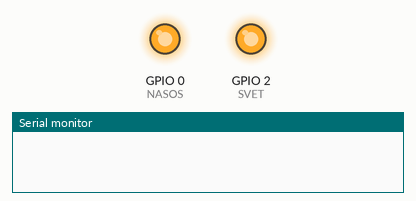
The sketch below on a simulated ESP8266 (NodeMCU). Parts: output pins drawn as LEDs (lit = HIGH), the last lines printed to the serial monitor. WiFi joins after 1.5 s; servers stay silent unless stated.

Above: at 0.1 s.
At 11.1 s:
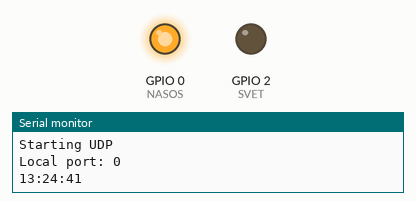
Timing chart, 0 to 12.6 s (numbered marks = the images above):
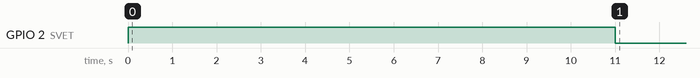

Measured:
- by itself, GPIO 2 (SVET): HIGH → LOW at 11.0 s

The sketch:

fito1.ino
```cpp
#define BLYNK_PRINT Serial
#define NASOS 0
#define SVET 2
#include <ESP8266mDNS.h>
#include <ArduinoOTA.h>
#include <ESP8266WiFi.h>
#include <BlynkSimpleEsp8266.h>
#include <SimpleTimer.h>
#include <WiFiUdp.h>                                                    // библиотека для получения времени из сети
unsigned int localPort = 2390;
// local port to listen for UDP packets

/* Don't hardwire the IP address or we won't get the benefits of the pool.
 *  Lookup the IP address for the host name instead */
//IPAddress timeServer(129, 6, 15, 28); // time.nist.gov NTP server
IPAddress timeServerIP; // time.nist.gov NTP server address
const char* ntpServerName = "time.nist.gov";

const int NTP_PACKET_SIZE = 48; // NTP time stamp is in the first 48 bytes of the message

byte packetBuffer[ NTP_PACKET_SIZE]; //buffer to hold incoming and outgoing packets

// A UDP instance to let us send and receive packets over UDP
WiFiUDP udp;


char chas, minut, secund;


// You should get Auth Token in the Blynk App.
// Go to the Project Settings (nut icon).
char auth[] = "c22ca6192f2a4026923b7806adec95c2";

//const char* ssid = "Wi-Fi_Chek";
//const char* password = "01020304bb";
const char ssid[] = "Wi-Fi_Chek";
const char pass[] = "01020304bb";

SimpleTimer com_timer;
SimpleTimer timer_oprosa;
SimpleTimer timer;


void setup()
{

  pinMode(NASOS, OUTPUT); //gpio0
  pinMode(SVET, OUTPUT); //gpio2

  digitalWrite(NASOS , HIGH);
  digitalWrite(SVET , HIGH);

com_timer.setInterval(10000L, send_com_port);
timer.setInterval(10000L, sendUptime);
timer_oprosa.setInterval(10000L, opros);


   // Debug console
  Serial.begin(9600);

  Blynk.begin(auth, ssid, pass);

  ArduinoOTA.setHostname("Fito-001");
  Serial.println("Booting");

  while (WiFi.waitForConnectResult() != WL_CONNECTED) {
    Serial.println("Connection Failed! Rebooting...");
    delay(5000);
    ESP.restart();
    }

  ArduinoOTA.onStart([]() {
    Serial.println("Start");
  });
  ArduinoOTA.onEnd([]() {
    Serial.println("\nEnd");
  });
  ArduinoOTA.onProgress([](unsigned int progress, unsigned int total) {
    Serial.printf("Progress: %u%%\r", (progress / (total / 100)));
  });
  ArduinoOTA.onError([](ota_error_t error) {
    Serial.printf("Error[%u]: ", error);
    if (error == OTA_AUTH_ERROR) Serial.println("Auth Failed");
    else if (error == OTA_BEGIN_ERROR) Serial.println("Begin Failed");
    else if (error == OTA_CONNECT_ERROR) Serial.println("Connect Failed");
    else if (error == OTA_RECEIVE_ERROR) Serial.println("Receive Failed");
    else if (error == OTA_END_ERROR) Serial.println("End Failed");
  });
  ArduinoOTA.begin();
  Serial.println("Ready");
  Serial.print("IP address: ");
  Serial.println(WiFi.localIP());


    Serial.println("WiFi connected");
  Serial.println("IP address: ");
  Serial.println(WiFi.localIP());

  Serial.println("Starting UDP");
  udp.begin(localPort);
  Serial.print("Local port: ");
  Serial.println(udp.localPort());

}


void Time_zapros ()
{


//  Serial.print();
   //get a random server from the pool
  WiFi.hostByName(ntpServerName, timeServerIP);

  sendNTPpacket(timeServerIP); // send an NTP packet to a time server
  // wait to see if a reply is available
  delay(1000);

  int cb = udp.parsePacket();
  if (!cb) {
    Serial.println(" ... нет ");
    //Time_zapros ();
  }
  else {
//    Serial.print("packet received, length=");
//    Serial.println(cb);
    // We've received a packet, read the data from it
    udp.read(packetBuffer, NTP_PACKET_SIZE); // read the packet into the buffer

    //the timestamp starts at byte 40 of the received packet and is four bytes,
    // or two words, long. First, esxtract the two words:

    unsigned long highWord = word(packetBuffer[40], packetBuffer[41]);
    unsigned long lowWord = word(packetBuffer[42], packetBuffer[43]);
    // combine the four bytes (two words) into a long integer
    // this is NTP time (seconds since Jan 1 1900):
    unsigned long secsSince1900 = highWord << 16 | lowWord;
//    Serial.print("Seconds since Jan 1 1900 = " );
//    Serial.println(secsSince1900);

    // now convert NTP time into everyday time:
//    Serial.print("Unix time = ");
    // Unix time starts on Jan 1 1970. In seconds, that's 2208988800:
    const unsigned long seventyYears = 2208988800UL;
    // subtract seventy years:
    unsigned long epoch = secsSince1900 - seventyYears;
    // print Unix time:
//    Serial.println(epoch);


    // print the hour, minute and second:
    //Serial.print("Time ");       // UTC is the time at Greenwich Meridian (GMT)

    chas = ((epoch  % 86400L) / 3600) +3;
    minut = (epoch  % 3600) / 60;
    secund = epoch % 60;
    Serial.print(((epoch  % 86400L) / 3600) +3); // print the hour (86400 equals secs per day)
    Serial.print(':');
    if ( ((epoch % 3600) / 60) < 10 ) {
      // In the first 10 minutes of each hour, we'll want a leading '0'
      Serial.print('0');
    }
    Serial.print((epoch  % 3600) / 60); // print the minute (3600 equals secs per minute)
    Serial.print(':');
    if ( (epoch % 60) < 10 ) {
      // In the first 10 seconds of each minute, we'll want a leading '0'
      Serial.print('0');
    }
    Serial.print(epoch % 60); // print the second
    Serial.println(" ");
  }
  // wait ten seconds before asking for the time again
  //delay(10000);
}

// send an NTP request to the time server at the given address
unsigned long sendNTPpacket(IPAddress& address)
{
//  Serial.println("sending NTP packet...");
  // set all bytes in the buffer to 0
  memset(packetBuffer, 0, NTP_PACKET_SIZE);
  // Initialize values needed to form NTP request
  // (see URL above for details on the packets)
  packetBuffer[0] = 0b11100011;   // LI, Version, Mode
  packetBuffer[1] = 0;     // Stratum, or type of clock
  packetBuffer[2] = 6;     // Polling Interval
  packetBuffer[3] = 0xEC;  // Peer Clock Precision
  // 8 bytes of zero for Root Delay & Root Dispersion
  packetBuffer[12]  = 49;
  packetBuffer[13]  = 0x4E;
  packetBuffer[14]  = 49;
  packetBuffer[15]  = 52;

  // all NTP fields have been given values, now
  // you can send a packet requesting a timestamp:
  udp.beginPacket(address, 123); //NTP requests are to port 123
  udp.write(packetBuffer, NTP_PACKET_SIZE);
  udp.endPacket();
  //Serial.println();


  };


void opros()
{
yield();

  if (  chas >= 8 && chas <= 20 )
  {
     //digitalWrite(NASOS , LOW);
     digitalWrite(SVET , LOW);
     }
  else
  {
    digitalWrite(SVET , HIGH);

    };

  if (  chas >= 8 && chas <= 20 &&minut >= 10 && minut <= 15)
    {
      digitalWrite(NASOS , LOW);

    }
    else
    {
      digitalWrite(NASOS , HIGH);

      };


};


void send_com_port()

{
 yield();                                                                                       // вывод в порт


  Time_zapros();


};

void poliv ()
{


}


void sendUptime()                                                    // опрос по тамеру и принятие решений на счет влажности почвы
{

  yield();

  poliv();                                                          // запуск и остановка полива

};


void loop()
{
  ArduinoOTA.handle();
  Blynk.run();
  com_timer.run();                                                       // запуск таймера для отправки данных в КОМ порт
  timer.run();                                                           // запуск таймера
  timer_oprosa.run();
}
```
